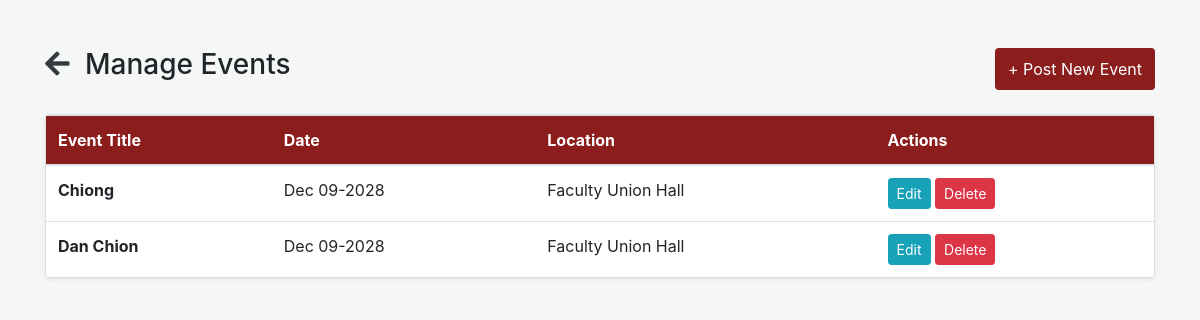
The page /admins/manage_events.php (signed in) on the database its author committed.
### tables this page shows
CREATE TABLE `events` (
  `id` int(11) NOT NULL,
  `title` varchar(255) NOT NULL,
  `subtitle` varchar(255) DEFAULT NULL,
  `banner_path` varchar(255) DEFAULT 'img/event-default.jpg',
  `description` text NOT NULL,
  `event_dates` varchar(100) NOT NULL,
  `location` varchar(255) NOT NULL,
  `event_time` varchar(100) NOT NULL,
  `admission` varchar(100) DEFAULT 'Free Entry',
  `features` varchar(255) DEFAULT NULL,
  `highlights` text DEFAULT NULL,
  `created_at` timestamp NULL DEFAULT current_timestamp()
);

### admins/manage_events.php (the view, shortened to what this page needs)
<?php
$database = new Database();
$db = $database->getConnection();
$events = $db->query("SELECT * FROM events ORDER BY created_at DESC")->fetchAll(PDO::FETCH_ASSOC);
?>
<!DOCTYPE html>
<html lang="en">
<head>
    <link href="https://stackpath.bootstrapcdn.com/bootstrap/4.5.2/css/bootstrap.min.css" rel="stylesheet">
    <link href="https://cdnjs.cloudflare.com/ajax/libs/font-awesome/5.15.1/css/all.min.css" rel="stylesheet">
</head>
<body>
<div class="container mt-5">
    <div class="d-flex justify-content-between mb-4">
        <h3><a href="dashboard.php" class="text-dark mr-2"><i class="fas fa-arrow-left"></i></a> Manage Events</h3>
        <button class="btn btn-maroon" data-toggle="modal" data-target="#eventModal" onclick="clearForm()">+ Post New Event</button>
    </div>
    <div class="card shadow-sm">
        <table class="table mb-0">
            <thead>
                <tr>
                    <th>Event Title</th>
                    <th>Date</th>
                    <th>Location</th>
                    <th>Actions</th>
                </tr>
            </thead>
            <tbody>
                <?php foreach($events as $e): ?>
                <tr>
                    <td><strong><?php echo htmlspecialchars($e['title']); ?></strong></td>
                    <td><?php echo htmlspecialchars($e['event_dates']); ?></td>
                    <td><?php echo htmlspecialchars($e['location']); ?></td>
                    <td>
                        <button class="btn btn-sm btn-info edit-btn"
                            data-id="<?php echo $e['id']; ?>"
                            data-title="<?php echo htmlspecialchars($e['title']); ?>"
                            data-subtitle="<?php echo htmlspecialchars($e['subtitle']); ?>"
                            data-desc="<?php echo htmlspecialchars($e['description']); ?>"
                            data-dates="<?php echo htmlspecialchars($e['event_dates']); ?>"
                            data-loc="<?php echo htmlspecialchars($e['location']); ?>"
                            data-time="<?php echo htmlspecialchars($e['event_time']); ?>"
                            data-adm="<?php echo htmlspecialchars($e['admission']); ?>"
                            data-feat="<?php echo htmlspecialchars($e['features']); ?>"
                            data-high="<?php echo htmlspecialchars($e['highlights']); ?>"
                            data-banner="<?php echo $e['banner_path']; ?>"
                            data-toggle="modal" data-target="#eventModal">Edit</button>
                        <a href="?delete=<?php echo $e['id']; ?>" class="btn btn-sm btn-danger" onclick="return confirm('Delete this event?')">Delete</a>
                    </td>
                </tr>
                <?php endforeach; ?>
            </tbody>
        </table>
    </div>
</div>
</body>
</html>

### admins/manage_events.php (style rules this page uses)
:root { --maroon: #8c1d1d; --gold: #d4af37; }
body { background: #f4f7f6; }
.btn-maroon { background: var(--maroon); color: white; }
.table thead { background: var(--maroon); color: white; }

### rows shown on the page
events: title "Chiong", event_dates "Dec 09-2028", location "Faculty Union Hall"
events: title "Dan Chion", event_dates "Dec 09-2028", location "Faculty Union Hall"
